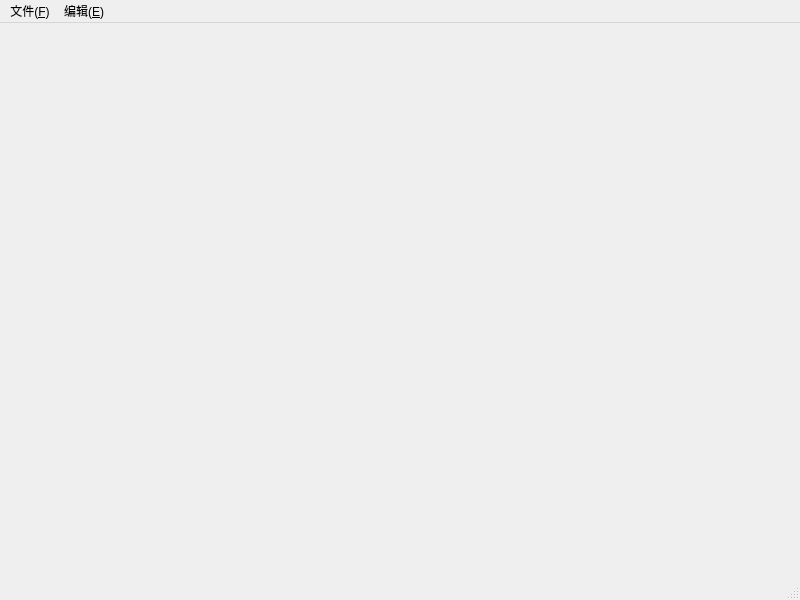
<?xml version="1.0" encoding="UTF-8"?>
<ui version="4.0">
 <class>ImageProc</class>
 <widget class="QMainWindow" name="ImageProc">
  <property name="geometry">
   <rect>
    <x>0</x>
    <y>0</y>
    <width>800</width>
    <height>600</height>
   </rect>
  </property>
  <property name="windowTitle">
   <string>数字图像处理展示</string>
  </property>
  <widget class="QWidget" name="centralwidget"/>
  <widget class="QMenuBar" name="menubar">
   <property name="geometry">
    <rect>
     <x>0</x>
     <y>0</y>
     <width>800</width>
     <height>30</height>
    </rect>
   </property>
   <widget class="QMenu" name="menu_File">
    <property name="title">
     <string>文件(&amp;F)</string>
    </property>
    <addaction name="action_Open"/>
    <addaction name="action_Save"/>
    <addaction name="action_Reset"/>
    <addaction name="separator"/>
    <addaction name="action_Quit"/>
   </widget>
   <widget class="QMenu" name="menu_Edit">
    <property name="title">
     <string>编辑(&amp;E)</string>
    </property>
    <widget class="QMenu" name="menu_Nonlinear">
     <property name="title">
      <string>非线性变换(&amp;N)</string>
     </property>
     <addaction name="action_Equali"/>
     <addaction name="action_Slicing"/>
     <addaction name="action_GrayEx"/>
    </widget>
    <widget class="QMenu" name="menu_Linear">
     <property name="title">
      <string>线性变换(&amp;L)</string>
     </property>
     <addaction name="action_Opposition"/>
     <addaction name="action_Highlight"/>
     <addaction name="action_Darken"/>
    </widget>
    <widget class="QMenu" name="menu_Smooth">
     <property name="title">
      <string>图像平滑(&amp;M)</string>
     </property>
     <addaction name="action_avgSmooth"/>
     <addaction name="action_boxSmooth"/>
     <addaction name="action_gaussSmooth"/>
    </widget>
    <widget class="QMenu" name="menu_Sharp">
     <property name="title">
      <string>图像锐化(&amp;H)</string>
     </property>
     <addaction name="action_SobelXSharp"/>
     <addaction name="action_SobelYSharp"/>
     <addaction name="action_LaplaceSharp"/>
     <addaction name="action_LapExSharp"/>
    </widget>
    <addaction name="action_Plane"/>
    <addaction name="separator"/>
    <addaction name="menu_Linear"/>
    <addaction name="menu_Nonlinear"/>
    <addaction name="separator"/>
    <addaction name="action_SpaceAlter"/>
    <addaction name="separator"/>
    <addaction name="menu_Smooth"/>
    <addaction name="menu_Sharp"/>
    <addaction name="action_Template"/>
    <addaction name="separator"/>
    <addaction name="actionBMP2TXT"/>
   </widget>
   <addaction name="menu_File"/>
   <addaction name="menu_Edit"/>
  </widget>
  <widget class="QStatusBar" name="statusbar"/>
  <action name="action_Open">
   <property name="text">
    <string>打开(&amp;O)</string>
   </property>
  </action>
  <action name="action_Save">
   <property name="text">
    <string>保存(&amp;S)</string>
   </property>
  </action>
  <action name="action_Quit">
   <property name="text">
    <string>退出(&amp;Q)</string>
   </property>
  </action>
  <action name="action_2">
   <property name="text">
    <string>显示</string>
   </property>
  </action>
  <action name="action_I">
   <property name="text">
    <string>灰度信息(&amp;I)</string>
   </property>
  </action>
  <action name="action_Plane">
   <property name="text">
    <string>位平面显示(&amp;P)</string>
   </property>
  </action>
  <action name="actionBMP2TXT">
   <property name="text">
    <string>BMP2TXT(&amp;B)</string>
   </property>
  </action>
  <action name="action_Equali">
   <property name="text">
    <string>直方图均衡化(&amp;E)</string>
   </property>
  </action>
  <action name="action_Highlight">
   <property name="text">
    <string>加亮(&amp;H)</string>
   </property>
  </action>
  <action name="action_Opposition">
   <property name="text">
    <string>反相(&amp;O)</string>
   </property>
  </action>
  <action name="action_Darken">
   <property name="text">
    <string>加暗(&amp;D)</string>
   </property>
  </action>
  <action name="action_Reset">
   <property name="text">
    <string>重置(&amp;R)</string>
   </property>
  </action>
  <action name="action_Slicing">
   <property name="text">
    <string>灰度窗口变换(&amp;S)</string>
   </property>
  </action>
  <action name="action_GrayEx">
   <property name="text">
    <string>灰度扩展(&amp;G)</string>
   </property>
  </action>
  <action name="action_SpaceAlter">
   <property name="text">
    <string>空间变换(&amp;S)</string>
   </property>
  </action>
  <action name="action_avgSmooth">
   <property name="text">
    <string>均值平滑(&amp;A)</string>
   </property>
  </action>
  <action name="action_boxSmooth">
   <property name="text">
    <string>矩形窗平均平滑(&amp;B)</string>
   </property>
  </action>
  <action name="action_gaussSmooth">
   <property name="text">
    <string>高斯平滑(&amp;G)</string>
   </property>
  </action>
  <action name="action_LapExSharp">
   <property name="text">
    <string>拉普拉斯增强锐化(&amp;E)</string>
   </property>
  </action>
  <action name="action_SobelXSharp">
   <property name="text">
    <string>SobelX锐化(&amp;X)</string>
   </property>
  </action>
  <action name="action_LaplaceSharp">
   <property name="text">
    <string>拉普拉斯锐化(&amp;L)</string>
   </property>
  </action>
  <action name="action_Template">
   <property name="text">
    <string>模板卷积(&amp;T)</string>
   </property>
  </action>
  <action name="action_SobelYSharp">
   <property name="text">
    <string>SobelY锐化(&amp;Y)</string>
   </property>
  </action>
 </widget>
 <resources/>
 <connections/>
</ui>
